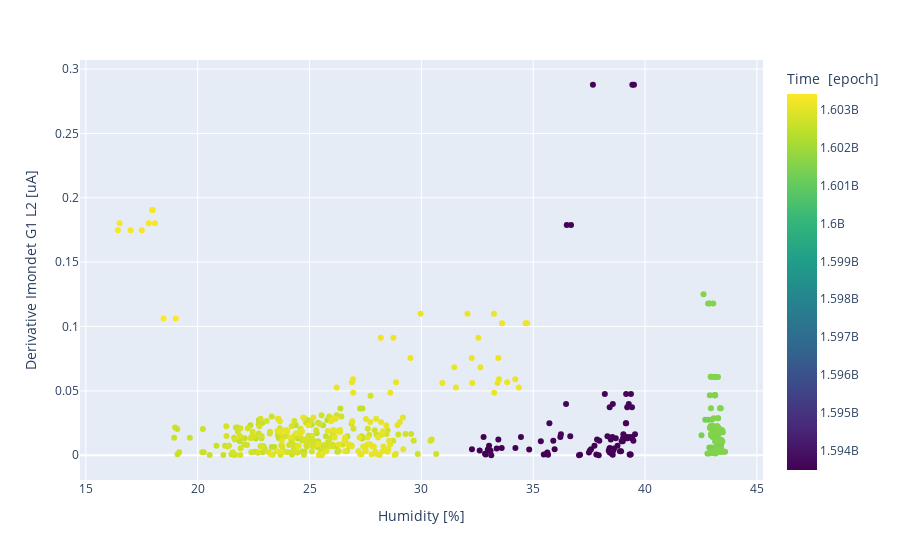

The code cell stored with this chart in its notebook:
### Code cell
fig=px.scatter(y=HV_pd_f.D_L2_IMonDet_G1,x=HV_pd_f.humidity, color=HV_pd_f.time, color_continuous_scale="viridis")
# fig.update_yaxes(title="G1 ImonReal derivative (uA/1h)")
# fig.update_layout(title=dict(text="G1 derivative vs humidity", x=0.5))
# fig.update_xaxes(title="Humidity [%]")
# fig.write_html("exp_plots/Derivative_vs_humidity.html", include_plotlyjs="CDN")
fig.write_html("html_export/D_vs_h_color.html", include_plotlyjs="CDN")
fig.update_xaxes(title="Humidity [%]")
fig.update_yaxes(title="Derivative Imondet G1 L2 [uA]")
fig.update_layout(coloraxis_colorbar=dict(
    title="Time  [epoch]"

))
fig.write_html("/media/alb/Removibile/presentazioni/2020_11_12_data_build/export_html/D_vs_h_color.html", include_plotlyjs="CDN")
fig.show()

### Figure 1 — Plotly figure (JSON) as saved in the notebook; plotly's stock layout.template omitted (floating-point values rounded to 4 significant figures; data arrays with more than 128 entries replaced by an {"elided": "..."} marker saying what was removed)
{"data": [{"hovertemplate": "x=%{x}<br>y=%{y}<br>color=%{marker.color}<extra></extra>", "legendgroup": "", "marker": {"color": {"elided": "573 int values"}, "coloraxis": "coloraxis", "symbol": "circle"}, "mode": "markers", "name": "", "orientation": "v", "showlegend": false, "type": "scatter", "x": {"elided": "573 float values"}, "xaxis": "x", "y": {"elided": "573 float values"}, "yaxis": "y"}], "layout": {"coloraxis": {"colorbar": {"title": {"text": "Time  [epoch]"}}, "colorscale": [[0, "#440154"], [0.1111, "#482878"], [0.2222, "#3e4989"], [0.3333, "#31688e"], [0.4444, "#26828e"], [0.5556, "#1f9e89"], [0.6667, "#35b779"], [0.7778, "#6ece58"], [0.8889, "#b5de2b"], [1, "#fde725"]]}, "legend": {"tracegroupgap": 0}, "margin": {"t": 60}, "xaxis": {"anchor": "y", "domain": [0, 1], "title": {"text": "Humidity [%]"}}, "yaxis": {"anchor": "x", "domain": [0, 1], "title": {"text": "Derivative Imondet G1 L2 [uA]"}}}}
